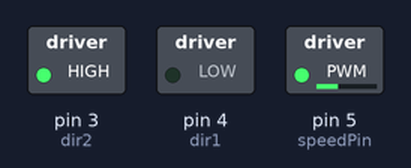
The sketch below on a simulated Arduino Uno, built with avr-gcc and run on an emulated ATmega328P. Shown: switched loads named in the sketch (green lamp = pin HIGH).

Above: at 0.05 s.
Timing chart, 0 to 5.8 s (numbered marks = the images above):
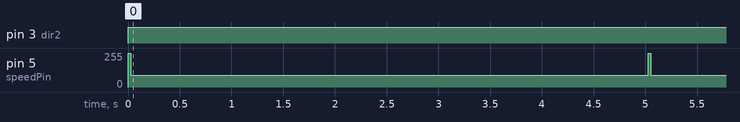

Measured:
- by itself, pin 3 (dir2): LOW → HIGH at 0.00 s
- by itself, pin 5 (speedPin): alternates 255/255 for 0.03 s and 90/255 for 5.0 s

The sketch:

37-DC-Motors.ino
```cpp
/**
 * Lesson 37 - DC Motors

  THe notch on the L293D shows the side with 1 and 16.

  Left side controls one motor, right side controls another

  EN1 - Speed of motor analog
  IN1/2 - Directions on pin 2 and 7, one high one low
  OUT1/2 - Red goes to pin 3 on chip, black goes to pin 6
  0V - GND on pin 4 and 5
  +Vmotor - Power supply on 8.

  Mirrored on opposite side

 */

  int speedPin = 5;
  int dir1 = 4;
  int dir2 = 3;

  int mSpeed = 90;


void setup() {
  pinMode(speedPin,OUTPUT);
  pinMode(dir1,OUTPUT);
  pinMode(dir2,OUTPUT);
  Serial.begin(9600);
}

void loop() {
  digitalWrite(dir1, LOW);
  digitalWrite(dir2, HIGH);
  //Kickstart
  analogWrite(speedPin,255);
  delay(25);
  analogWrite(speedPin,mSpeed);
  delay(5000);
}
```
